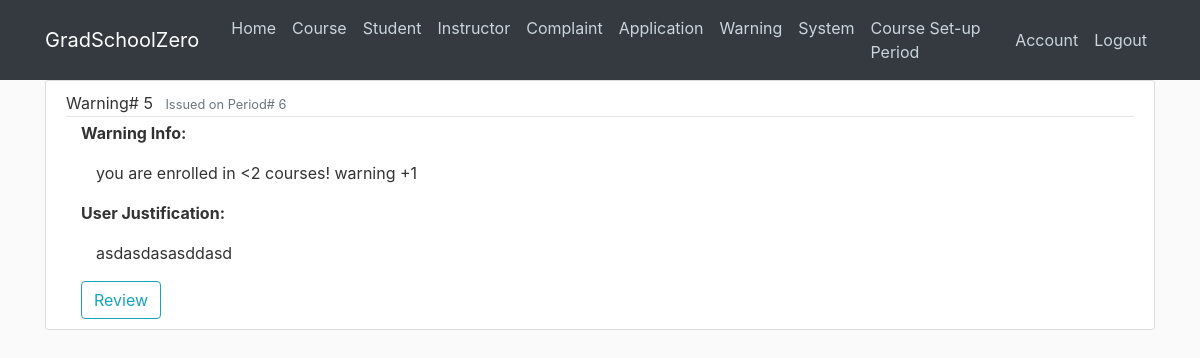
Before: /admin/review-warning (signed in) with the older database file.
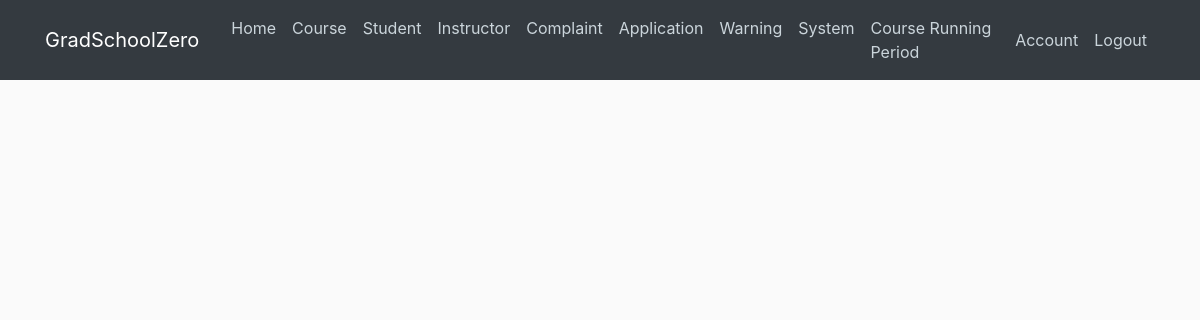
After: the same page with the newer database file.
### cunyzero/models.py (models this page shows, shortened)
class Period(db.Model):#set-up, registration, running, or grading period
    id = db.Column(db.Integer, primary_key=True)
    period = db.Column(db.Integer, nullable = False, default=0)#periods passed
    def getPeriodName(self):# returns set-up, registration, running, or grading period
        remainder = self.period % 4
        if remainder==0:
            return "Course Set-up Period"
        if remainder==1:
            return "Course Registration Period"
        if remainder==2:
            return "Course Running Period"
        if remainder==3:
            return "Grading Period"

class Warning(db.Model):
    id = db.Column(db.Integer, primary_key=True)
    userId = db.Column(db.Integer, db.ForeignKey('student.ownerId'), db.ForeignKey('instructor.ownerId'), nullable=False)
    message = db.Column(db.Text, nullable=False, default='')
    semesterWarned = db.Column(db.Integer, nullable=False, default=0)# period/semester warning was sent
    justification = db.Column(db.Text, nullable=False, default='')# if null then admin dont need to process it
    result = db.Column(db.Text, nullable=False, default='') # if result=='' warning is not yet processed, else has the processed result

### cunyzero/routes.py (the view)
@app.route('/admin/review-warning', methods=['GET', 'POST'])
def review_warning_page():#show all warnings admin need to review
    if current_user.role!="Admin":
        return redirect(url_for('home'))
    form = JustifyWarningForm()
    warnings = Warning.query.all()
    warningsWithJustification = [warning for warning in warnings if warning.justification!='' and warning.result=='']
    return render_template("user-warning.html", form=form, warnings=warningsWithJustification)

### cunyzero/models.py (called while the page is built)
@login_manager.user_loader
def load_user(user_id):
    return User.query.get(int(user_id))

    def getPeriodName(self):
        return Period.query.all()[0].getPeriodName()

### cunyzero/templates/user-warning.html
{% extends "layout.html"%}
{% block content %}
{% for warning in warnings%}
<article class="media content-section">
    <div class="media-body">
      <div class="article-metadata">
        <a class="mr-2" >Warning# {{warning.id}}</a>
        <small class="text-muted">Issued on Period# {{warning.semesterWarned}}</small>
      </div>
        <div class="container">
            <strong><p class="article-content">Warning Info: </p></strong>
            <div class=container><p class="article-content">{{warning.message}}</p></div>
            <strong><p class="article-content">User Justification: </p></strong>
            {% if warning.justification %}
                <div class="container"><p class="article-content">{{warning.justification}}</p></div>
            {% else %}
                <div class="container"><p class="article-content">None</p></div>
            {% endif %}
            {% if warning.result== '' %}
                {% if current_user.role == 'Instructor' or current_user.role == 'Student' %}
                    <strong><p>Admin Ruling</p></strong>
                    <div class="container"><p>Pending</p></div>
                    <a class="btn btn-outline-info" style="text-decoration: none;" href="{{url_for('warning_page',userId=warning.userId,warningId=warning.id)}}">
                        Update Justification
                    </a>
                {% elif current_user.role == 'Admin' %}
                    <a class="btn btn-outline-info" style="text-decoration: none;" href="{{url_for('warning_page',userId=warning.userId,warningId=warning.id)}}">
                        Review
                    </a>
                {% endif %}
            {% else %}
                <strong><p>Admin Ruling</p></strong>
                <div class="container"><p>{{warning.result}}</p></div>
            {% endif %}
        </div>
      </div>
  </article>
{% endfor %}
{% endblock content %}

### cunyzero/templates/layout.html (shortened to what this page needs)
<!DOCTYPE html>
<html lang="en">
<head>
    <link rel="stylesheet" href="https://maxcdn.bootstrapcdn.com/bootstrap/4.0.0/css/bootstrap.min.css">
    <link rel="stylesheet" type="text/css" href="{{ url_for('static', filename='main.css') }}">
    <link rel="stylesheet" type="text/css" href="{{ url_for('static', filename='uicons-regular-rounded.css') }}">
</head>
<body id="bootstrap-overrides">
    <header class="site-header">
        <nav class="navbar navbar-expand-md navbar-dark bg-dark fixed-top">
            <div class="container">
                <a class="navbar-brand mr-4" href="/">GradSchoolZero</a>
                <div class="collapse navbar-collapse" id="navbarToggle">
                    <div class="navbar-nav mr-auto">
                        <a class="nav-item nav-link" href="{{ url_for('home') }}">Home</a>
                        {% if current_user.is_authenticated %}
                            {% if current_user.role == 'Visitor' %}
                                <a class="nav-item nav-link" href="#">Course</a>
                                <a class="nav-item nav-link" href="#">Instructor</a>
                            {% elif current_user.role == 'Admin' %}
                                <a class="nav-item nav-link" href="{{ url_for('course_manage') }}">Course</a>
                                <a class="nav-item nav-link" href="{{ url_for('student_manage') }}">Student</a>
                                <a class="nav-item nav-link" href="{{ url_for('instructor_manage') }}">Instructor</a>
                                <a class="nav-item nav-link" href="{{ url_for('complaint_manage') }}">Complaint</a>
                                <a class="nav-item nav-link" href="{{ url_for('application_manage') }}">Application</a>
                                <a class="nav-item nav-link" href="{{ url_for('review_warning_page') }}">Warning</a>
                                <a class="nav-item nav-link" href="{{ url_for('change_period') }}">System</a>
                            {% endif %}
                                <a class="nav-item nav-link">{{current_user.getPeriodName()}}</a>
                        {% endif %}
                    </div>
                    <div class="navbar-nav">
                        {% if current_user.is_authenticated %}
                            {% if current_user.role == 'Visitor' %}
                                <a class="nav-item nav-link" href="{{ url_for('enrollment_application') }}">Enrollment</a>
                                <a class="nav-item nav-link" href="{{ url_for('logout') }}">Logout</a>
                            {% else %}
                                <a class="nav-item nav-link" href="{{ url_for('account') }}">Account</a>
                                <a class="nav-item nav-link" href="{{ url_for('logout') }}">Logout</a>
                            {% endif %}
                        {% else %}
                            <a class="nav-item nav-link" href="{{ url_for('login') }}">Login</a>
                            <a class="nav-item nav-link" href="{{ url_for('register') }}">Register</a>
                        {% endif %}
                    </div>
                </div>
            </div>
        </nav>
    </header>
    <main role="main" class="container">
        <div class="row">
            <div class="col-md-12">
                {% block content %}{% endblock %}
            </div>
        </div>
    </main>
</body>
</html>

Changed rows visible on the page:
removed Warning: id "5", semesterWarned "6", message "you are enrolled in <2 courses! warning +1", justification "asdasdasasddasd"
changed Period: getPeriodName "Course Set-up Period" → "Course Running Period"
